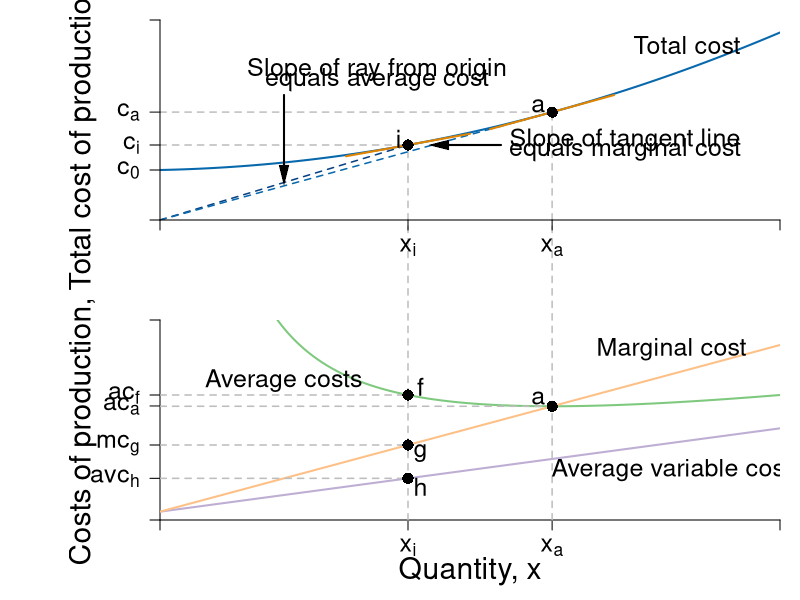

Reproduce this figure in R.
#Graph Designer: Scott Cohn
#Authors: Bowles and Halliday
#Title: Microeconomics: Competition, Conflict and Coordination

require(shape)
pdf(file = "firmmarketsupply/tc_ac_mc_stacked.pdf", width = 9, height = 12)

#Set parameters for graphics
axislabelsize <- 1.8
labelsize <- 1.5
namesize <- 1.8
annotatesize <- 1.5
graphlinewidth <- 2
segmentlinewidth <- 1.5

COL <- c("#7fc97f", "#beaed4", "#fdc086", "#ffff99", "#386cb0", "#f0027f", "#bf5b17", "#666666")
COLA <- c("#99d8c9","#66c2a4","#41ae76", "#238b45", "#005824")
COLB <- c("#4eb3d3", "#2b8cbe", "#0868ac","#084081")

#Edited the margins to cater for the larger LHS labels
par(mar =  c(4, 8, 1, 1), mfrow = c(2, 1))


totalcost <- function(x, c0 = 10, c1 = 2, c2 = 0.5){
  c0 + c1*x + c2*x^2
}

avgcost <- function(x, c0 = 10, c1 = 2, c2 = 0.5){
  totalcost/x
}

avgvarcost <- function(x,  c1 = 0.05, c2 = 0.05){
  (c1*x + c2*x^2)/x
}

marginalcost <- function(x, c1 = 2, c2 = 0.5){
  c1 + 2*c2*x
}

mcline <- function(x, constant = 0.3181472, slope = 0.125){
  constant + slope*x
}

isocost <- function(l, c = 10, w = 1, r = 1) {
  c - (w/r)*l
}


isoquant <- function(l, alpha = 0.5, x = 5) {
  (x / l^alpha)^(1/(1 - alpha))
}

# total cost --------------------------------------------------------------


xlims <- c(0, 10)
ylims <- c(0, 8)

npts <- 501 
x <- seq(xlims[1], xlims[2], length.out = npts)
y <- seq(ylims[1], ylims[2], length.out = npts) 
a <- c(13, 16.75, 19.25)

plot(0, 0, xlim = xlims, ylim = ylims, type = "n",
     xlab = expression(paste("")),
     ylab = expression(paste("")), 
     xaxt = "n", 
     yaxt = "n", 
     cex.lab = axislabelsize, 
     bty = "n",
     xaxs = "i", 
     yaxs = "i")

ticksy <- c(0, 2, totalcost(x = 4, c0 = 2, c1 = 0.05, c2 = 0.05), totalcost(x = 6.32456, c0 = 2, c1 = 0.05, c2 = 0.05), ylims[2])
ylabels <- c(NA, expression(paste(c[0])), expression(paste(c[i])), expression(paste(c[a])), NA)
ticksx <- c(0, 4, 6.32456, xlims[2])
xlabels <- c(NA, expression(paste(x[i])), expression(paste(x[a])), NA)

npts <- 500 
xx1 <- seq(xlims[1], xlims[2], length.out = npts)
xx3 <- seq(3, 5, length.out = npts)
xx4 <- seq(5.32456, 7.32456, length.out = npts)


lines(xx1, totalcost(xx1, c0 = 2, c1 = 0.05, c2 = 0.05), col = COLB[3], lwd = graphlinewidth)

#Label the axes
#mtext(expression(paste("Quantity of output, ", x)), side = 1, line = 2.5, cex = axislabelsize)
text(-1.25, 0.5*ylims[2], expression(paste("Total cost of production, ", c)), xpd = TRUE, cex = axislabelsize, srt = 90) 

#Draw segments for average cost
segments(0, totalcost(x = 4, c0 = 2, c1 = 0.05, c2 = 0.05), 4, totalcost(x = 4, c0 = 2, c1 = 0.05, c2 = 0.05), lty = 2, col = "gray" , lwd = segmentlinewidth)
segments(4, -20, 4, totalcost(x = 4, c0 = 2, c1 = 0.05, c2 = 0.05), lty = 2, col = "gray" , lwd = segmentlinewidth, xpd = TRUE)

segments(0, totalcost(x = 6.32456, c0 = 2, c1 = 0.05, c2 = 0.05), 6.32456, totalcost(x = 6.32456, c0 = 2, c1 = 0.05, c2 = 0.05), lty = 2, col = "gray" , lwd = segmentlinewidth)
segments(6.32456, -20, 6.32456, totalcost(x = 6.32456, c0 = 2, c1 = 0.05, c2 = 0.05), lty = 2, col = "gray" , lwd = segmentlinewidth, xpd = TRUE)

segments(0, 0, 4, totalcost(x = 4, c0 = 2, c1 = 0.05, c2 = 0.05), lty = 2, col = COLB[4] , lwd = segmentlinewidth)
segments(0, 0, 6.32456, totalcost(x = 6.32456, c0 = 2, c1 = 0.05, c2 = 0.05), lty = 2, col = COLB[3] , lwd = segmentlinewidth)

lines(xx3, mcline(xx3, constant = totalcost(x = 4, c0 = 2, c1 = 0.05, c2 = 0.05) - 4*marginalcost(x = 4, c1 = 0.05, c2 = 0.05), slope = marginalcost(x = 4, c1 = 0.05, c2 = 0.05)), 
      col = "#E18500", lty = 1, lwd = graphlinewidth)
lines(xx4, mcline(xx4, constant = totalcost(x = 6.32456, c0 = 2, c1 = 0.05, c2 = 0.05) - 6.32456*marginalcost(x = 6.32456, c1 = 0.05, c2 = 0.05), slope = marginalcost(x = 6.32456, c1 = 0.05, c2 = 0.05)), 
      col = "#E18500", lty = 1, lwd = graphlinewidth)

points(4, totalcost(x = 4, c0 = 2, c1 = 0.05, c2 = 0.05), pch = 16, col = "black", cex = 1.5)
text(3.85, totalcost(x = 4, c0 = 2, c1 = 0.05, c2 = 0.05) + 0.25, expression("i"), cex = annotatesize)

points(6.32456, totalcost(x = 6.32456, c0 = 2, c1 = 0.05, c2 = 0.05), pch = 16, col = "black", cex = 1.5)
text(6.1, totalcost(x = 6.32456, c0 = 2, c1 = 0.05, c2 = 0.05) + 0.25, expression("a"), cex = annotatesize)

#Marginal Cost
text(7.5, totalcost(x = 4, c0 = 2, c1 = 0.05, c2 = 0.05) + 0.2, expression(paste("Slope of tangent line")), cex = annotatesize)
text(7.5, totalcost(x = 4, c0 = 2, c1 = 0.05, c2 = 0.05) - 0.2, expression(paste("equals marginal cost")), cex = annotatesize)
Arrows(5.5, totalcost(x = 4, c0 = 2, c1 = 0.05, c2 = 0.05), 4.5, totalcost(x = 4, c0 = 2, c1 = 0.05, c2 = 0.05) , col = "black", lty = 1, lwd = 2, arr.type = "triangle", arr.lwd = 0.5)

#Label the cost curve
text(8.5, 7, expression("Total cost"), cex = annotatesize)
#text(11.5, 13.5, expression(paste(tc(x) == c[0] + c[1]*x + c[2]*x^2)), cex = annotatesize)

#Average Cost
text(3.5, 6.0, expression(paste("Slope of ray from origin")), cex = annotatesize)
text(3.5, 5.6, expression(paste("equals average cost")), cex = annotatesize)
Arrows(2, 5, 2, 1.8, col = "black", lty = 1, lwd = 2, arr.type = "triangle", arr.lwd = 0.5)


axis(1, at = ticksx, pos = 0, labels = xlabels, cex.axis = labelsize)
axis(2, at = ticksy, pos = 0, labels = ylabels, las = 1, cex.axis = labelsize)

# ac & mc -----------------------------------------------------------------

avgcost <- function(x,  c0 = 2, c1 = 0.05, c2 = 0.05){
  (c0 + c1*x + c2*x^2)/x
}

avgvarcost <- function(x,  c1 = 0.05, c2 = 0.05){
  (c1*x + c2*x^2)/x
}

marginalcost <- function(x, c1 = 0.05, c2 = 0.05){
  c1 + 2*c2*x
}

mcline <- Mpline <- function(x, constant = 0.3181472, slope = 0.125){
  constant + slope*x
}

xlims <- c(0, 10)
ylims <- c(0, 1.2)

npts <- 501 
x <- seq(xlims[1], xlims[2], length.out = npts)
y <- seq(ylims[1], ylims[2], length.out = npts) 
a <- c(13, 16.75, 19.25)

plot(0, 0, xlim = xlims, ylim = ylims, type = "n",
     xlab = expression(paste("")),
     ylab = expression(paste("")), 
     xaxt = "n", 
     yaxt = "n", 
     cex.lab = axislabelsize, 
     bty = "n",
     xaxs = "i", 
     yaxs = "i")


ticksy <- c(0, avgvarcost(x = 4), marginalcost(x = 4), avgcost(6.82456), avgcost(x = 4), ylims[2])
ylabels <- c(NA, expression(paste(avc[h])), expression(paste(mc[g])), expression(paste(ac[a])), expression(paste(ac[f])), NA)
ticksx <- c(0, 4, 6.32456, xlims[2])
xlabels <- c(NA, expression(paste(x[i])), expression(paste(x[a])), NA)


axis(1, at = ticksx, pos = 0, labels = xlabels, cex.axis = labelsize)
axis(2, at = ticksy, pos = 0, labels = ylabels, las = 1, cex.axis = labelsize)

npts <- 500 
xx1 <- seq(xlims[1], xlims[2], length.out = npts)
xx3 <- seq(4, 8, length.out = npts)

lines(xx1, avgcost(xx1, c0 = 2, c1 = 0.05, c2 = 0.05), col = COL[1], lwd = graphlinewidth)
lines(xx1, avgvarcost(xx1, c1 = 0.05, c2 = 0.05), col = COL[2], lwd = graphlinewidth)
lines(xx1, marginalcost(xx1, c1 = 0.05, c2 = 0.05), col = COL[3], lwd = graphlinewidth)

#Label the axes
mtext(expression(paste("Quantity, ", x)), side = 1, line = 2.5, cex = axislabelsize)
text(-1.25, 0.5*ylims[2], expression(paste("Costs of production, ", c)), xpd = TRUE, cex = axislabelsize, srt = 90) 


#Draw segments for average cost
segments(0, avgcost(x = 4, c0 = 2, c1 = 0.05, c2 = 0.05), 4, avgcost(x = 4, c0 = 2, c1 = 0.05, c2 = 0.05), lty = 2, col = "gray" , lwd = segmentlinewidth)
segments(4, 0, 4, avgcost(x = 4) + 10, lty = 2, col = "gray" , lwd = segmentlinewidth, xpd = TRUE)
segments(0, marginalcost(x = 4), 4, marginalcost(x = 4), lty = 2, col = "gray" , lwd = segmentlinewidth)
segments(0, avgvarcost(x = 4), 4, avgvarcost(x = 4), lty = 2, col = "gray" , lwd = segmentlinewidth)
points(4, avgcost(x = 4, c0 = 2, c1 = 0.05, c2 = 0.05), pch = 16, col = "black", cex = 1.5)

text(4.2, avgcost(x = 4) + 0.05, expression(paste("f")), cex = labelsize)
points(4, avgcost(x = 4), pch = 16, col = "black", cex = 1.5)

text(4.2, marginalcost(x = 4) - 0.05, expression(paste("g")), cex = labelsize)
points(4, marginalcost(x = 4), pch = 16, col = "black", cex = 1.5)

text(4.2, avgvarcost(x = 4) - 0.05, expression(paste("h")), cex = labelsize)
points(4, avgvarcost(x = 4), pch = 16, col = "black", cex = 1.5)

#Label the cost curve
text(12.7, 12, expression("Total cost"), cex = labelsize)
#text(12.5, 13.5, expression(paste(tc(x) == c[0] + c[1]*x + c[2]*x^2)), cex = annotatesize)

#Average Cost
text(2, avgcost(x = 3.2), expression(paste("Average costs")), cex = labelsize)
#text(3.75, avgcost(x = 3.2) + 0.67, expression(paste(ac(x) == frac(c[0],x) + c[1] + c[2]*x)), cex = annotatesize)

#Average cost minimum
segments(0, avgcost(x = 6.32456), 6.32456, avgcost(x = 6.32456), lty = 2, col = "gray" , lwd = segmentlinewidth)
segments(6.32456, 0, 6.32456, 2, lty = 2, col = "gray" , lwd = segmentlinewidth, xpd = TRUE)
text(6.1, avgcost(x = 6.32456) + 0.05, expression(paste("a")), cex = annotatesize)
points(6.32456, avgcost(x = 6.32456), pch = 16, col = "black", cex = 1.5)


#Marginal Cost
text(8.25, marginalcost(x = 8.25) + 0.15, expression(paste("Marginal cost")), cex = annotatesize)
#text(11, marginalcost(x = 12) + 0.2, expression(paste(mc(x) == c[1] + 2*c[2]*x)), cex = annotatesize)

#Average Variable Cost
text(8.25, avgvarcost(x = 8) - 0.15, expression(paste("Average variable cost")), cex = annotatesize)
#text(12, avgvarcost(x = 12) - 0.325, expression(paste(avc(x) == c[1] + c[2]*x)), cex = annotatesize)


dev.off()
